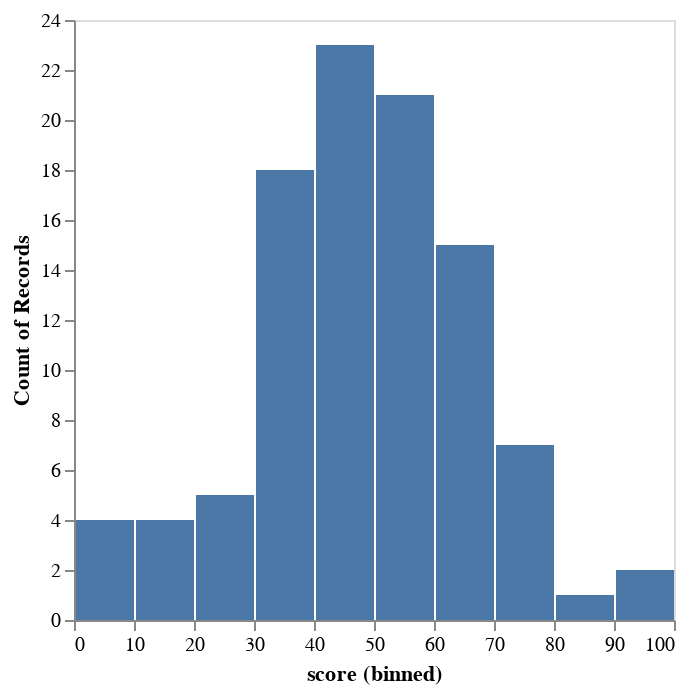

The cell this chart's notebook holds for it:
### Markdown cell above
### Visualization with Deepnote AI

### Code cell
DeepnoteChart(data, """{"layer":[{"layer":[{"mark":{"clip":true,"type":"bar","tooltip":true},"encoding":{"x":{"bin":true,"axis":{"grid":false},"sort":null,"type":"quantitative","field":"score","scale":{"type":"linear"}},"y":{"axis":{"grid":false},"sort":null,"scale":{"type":"linear"},"aggregate":"count"}}}]}],"title":"","config":{"legend":{}},"$schema":"https://vega.github.io/schema/vega-lite/v5.json","encoding":{},"usermeta":{"tooltipDefaultMode":true}}""")

### Figure 1 — Vega-Lite specification as saved in the notebook (floating-point values rounded to 4 significant figures)
{"$schema": "https://vega.github.io/schema/vega-lite/v5.json", "encoding": {}, "layer": [{"layer": [{"mark": {"type": "bar", "tooltip": true, "clip": true}, "encoding": {"x": {"field": "score", "type": "quantitative", "bin": true, "sort": null, "axis": {"grid": false}, "scale": {"type": "linear"}}, "y": {"aggregate": "count", "sort": null, "axis": {"grid": false}, "scale": {"type": "linear"}}}}]}], "title": "", "config": {"legend": {}}, "usermeta": {"tooltipDefaultMode": true}, "data": {"values": [{"studyTime": 68.52, "score": 70.04}, {"studyTime": 88.19, "score": 86.34}, {"studyTime": 22.03, "score": 23.77}, {"studyTime": 61.26, "score": 63.97}, {"studyTime": 36.99, "score": 37.81}, {"studyTime": 40.26, "score": 44.01}, {"studyTime": 38.15, "score": 36.6}, {"studyTime": 32.72, "score": 30.23}, {"studyTime": 50.97, "score": 47.41}, {"studyTime": 33.38, "score": 36.37}, {"studyTime": 55.41, "score": 56.72}, {"studyTime": 49.0, "score": 48.88}, {"studyTime": 45.22, "score": 45.78}, {"studyTime": 31.85, "score": 29.6}, {"studyTime": 38.46, "score": 43.36}, {"studyTime": 65.11, "score": 65.37}, {"studyTime": 60.02, "score": 60.24}, {"studyTime": 30.45, "score": 31.9}, {"studyTime": 51.99, "score": 52.95}, {"studyTime": 65.03, "score": 65.48}, {"studyTime": 16.61, "score": 15.03}, {"studyTime": 60.87, "score": 61.81}, {"studyTime": 36.75, "score": 40.51}, {"studyTime": 61.41, "score": 64.1}, {"studyTime": 34.73, "score": 37.92}, {"studyTime": 13.9, "score": 12.88}, {"studyTime": 17.45, "score": 15.47}, {"studyTime": 50.96, "score": 50.71}, {"studyTime": 55.19, "score": 55.31}, {"studyTime": 31.91, "score": 34.1}, {"studyTime": 62.77, "score": 59.39}, {"studyTime": 16.77, "score": 19.83}, {"studyTime": 48.68, "score": 48.36}, {"studyTime": 25.78, "score": 24.93}, {"studyTime": 36.96, "score": 34.94}, {"studyTime": 50.95, "score": 47.64}, {"studyTime": 32.79, "score": 34.44}, {"studyTime": 42.31, "score": 42.46}, {"studyTime": 70.13, "score": 67.55}, {"studyTime": 38.46, "score": 35.87}, {"studyTime": 66.71, "score": 66.04}, {"studyTime": 27.41, "score": 30.74}, {"studyTime": 60.6, "score": 60.08}, {"studyTime": 78.83, "score": 75.83}, {"studyTime": 0.5671, "score": 0.07562}, {"studyTime": 34.06, "score": 33.52}, {"studyTime": 61.54, "score": 56.15}, {"studyTime": 45.94, "score": 45.83}, {"studyTime": 57.42, "score": 56.96}, {"studyTime": 37.92, "score": 39.31}, {"studyTime": 51.73, "score": 55.43}, {"studyTime": 46.89, "score": 49.14}, {"studyTime": 73.36, "score": 72.82}, {"studyTime": 55.09, "score": 52.88}, {"studyTime": 56.75, "score": 61.9}, {"studyTime": 41.76, "score": 41.88}, {"studyTime": 40.25, "score": 40.28}, {"studyTime": 41.35, "score": 41.3}, {"studyTime": 57.89, "score": 58.29}, {"studyTime": 41.58, "score": 41.29}, {"studyTime": 55.8, "score": 54.65}, {"studyTime": 91.51, "score": 90.41}, {"studyTime": 67.42, "score": 67.36}, {"studyTime": 43.48, "score": 42.39}, {"studyTime": 74.02, "score": 72.6}, {"studyTime": 41.84, "score": 42.05}, {"studyTime": 9.238, "score": 8.728}, {"studyTime": 29.84, "score": 32.85}, {"studyTime": 12.58, "score": 7.282}, {"studyTime": 42.97, "score": 45.15}, {"studyTime": 50.37, "score": 52.86}, {"studyTime": 83.53, "score": 79.38}, {"studyTime": 56.54, "score": 55.85}, {"studyTime": 45.62, "score": 44.88}, {"studyTime": 66.59, "score": 63.77}, {"studyTime": 5.777, "score": 4.222}, {"studyTime": 54.71, "score": 52.49}, {"studyTime": 65.42, "score": 68.92}, {"studyTime": 20.43, "score": 22.3}, {"studyTime": 72.88, "score": 75.42}, {"studyTime": 56.77, "score": 58.21}, {"studyTime": 41.69, "score": 39.44}, {"studyTime": 62.66, "score": 61.61}, {"studyTime": 95.41, "score": 96.39}, {"studyTime": 53.64, "score": 51.19}, {"studyTime": 54.96, "score": 56.39}, {"studyTime": 40.81, "score": 40.33}, {"studyTime": 33.0, "score": 32.25}, {"studyTime": 66.61, "score": 68.03}, {"studyTime": 32.88, "score": 33.77}, {"studyTime": 51.43, "score": 50.71}, {"studyTime": 40.45, "score": 42.77}, {"studyTime": 59.58, "score": 57.42}, {"studyTime": 56.67, "score": 57.91}, {"studyTime": 70.75, "score": 71.94}, {"studyTime": 39.8, "score": 39.18}, {"studyTime": 44.6, "score": 45.25}, {"studyTime": 30.42, "score": 27.92}, {"studyTime": 41.11, "score": 42.96}, {"studyTime": 57.55, "score": 57.18}]}}
